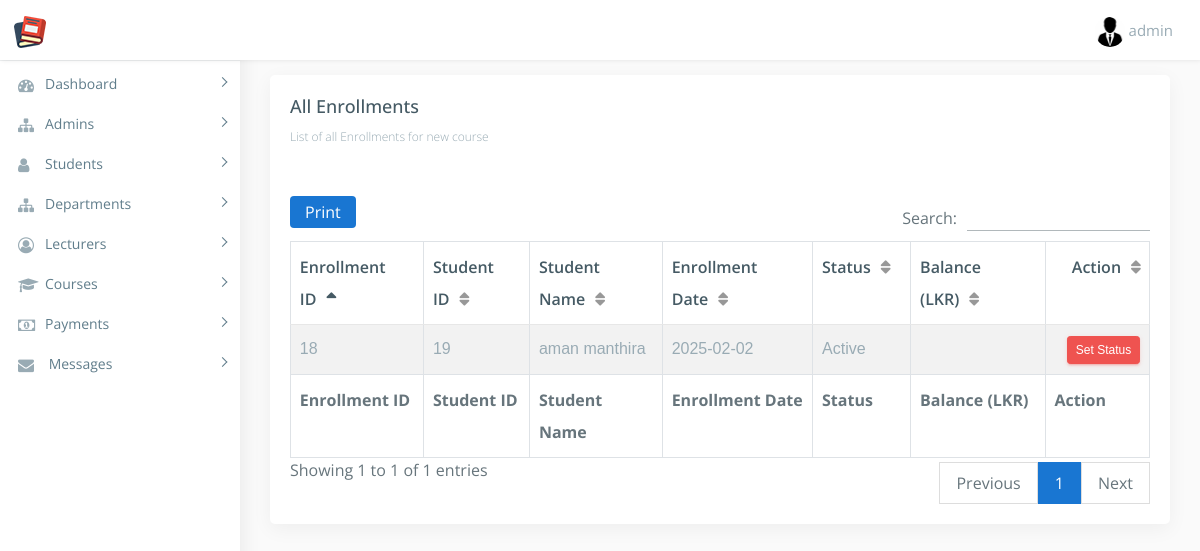
/admin/enrollments.php?course_id=15 (signed in), run on the app's committed database.
### tables this page shows
CREATE TABLE IF NOT EXISTS `course_enrollments` (
  `enrollment_id` int(11) NOT NULL AUTO_INCREMENT,
  `student_id` int(11) DEFAULT NULL,
  `course_id` int(11) DEFAULT NULL,
  `enrollment_date` date DEFAULT NULL,
  `is_active` tinyint(1) DEFAULT '1',
  PRIMARY KEY (`enrollment_id`),
  KEY `fk_course_enrollments_course` (`course_id`),
  KEY `student_id` (`student_id`) USING BTREE
);

CREATE TABLE IF NOT EXISTS `courses` (
  `course_id` int(11) NOT NULL AUTO_INCREMENT,
  `course_name` varchar(255) NOT NULL,
  `course_description` text,
  `department_id` int(11) DEFAULT NULL,
  `start_date` date DEFAULT NULL,
  `end_date` date DEFAULT NULL,
  `is_active` tinyint(1) DEFAULT '1',
  `course_image` varchar(255) DEFAULT NULL,
  `course_image_square` varchar(255) DEFAULT NULL,
  `created_at` timestamp NULL DEFAULT CURRENT_TIMESTAMP,
  `updated_at` timestamp NULL DEFAULT CURRENT_TIMESTAMP ON UPDATE CURRENT_TIMESTAMP,
  `course_fee` decimal(10,2) DEFAULT NULL,
  PRIMARY KEY (`course_id`),
  KEY `fk_courses_department` (`department_id`)
);

CREATE TABLE IF NOT EXISTS `students` (
  `id` int(11) NOT NULL AUTO_INCREMENT,
  `username` varchar(255) NOT NULL,
  `email` varchar(255) NOT NULL,
  `password` varchar(255) NOT NULL,
  `full_name` varchar(255) NOT NULL,
  `created_at` timestamp NULL DEFAULT CURRENT_TIMESTAMP,
  `update_date` timestamp NULL DEFAULT CURRENT_TIMESTAMP ON UPDATE CURRENT_TIMESTAMP,
  `is_active` tinyint(1) DEFAULT '0',
  `address` varchar(255) DEFAULT NULL,
  `gender` varchar(10) DEFAULT NULL,
  `mobile_number` varchar(10) DEFAULT NULL,
  PRIMARY KEY (`id`)
);

### admin/enrollments.php (the view, shortened to what this page needs)
<!DOCTYPE html>
<html lang="en">
<?php
include("../connection/connect.php");
if (!isset($_SESSION['apex_admin_id'])) {
    header("Location: index.php");
    exit();
} else {
    $admin_id = $_SESSION['apex_admin_id'];
    $query = "SELECT apex_admin_name FROM admin WHERE apex_admin_id = '$admin_id'";
    $result = mysqli_query($db, $query);
    if ($result && mysqli_num_rows($result) > 0) {
        $row = mysqli_fetch_assoc($result);
        $admin_name = $row['apex_admin_name'];
    } else {
        session_destroy();
        header("Location: index.php");
        exit();
    }
}
$enrollments = [];
if(isset($_GET['course_id']) && !empty($_GET['course_id'])) {
    $courseID = $_GET['course_id'];
    $enrollmentQuery = "SELECT ce.*, s.full_name AS student_name, c.course_name FROM course_enrollments ce
                        JOIN students s ON ce.student_id = s.id
                        JOIN courses c ON ce.course_id = c.course_id
                        WHERE ce.course_id = '$courseID'";
    $enrollmentResult = mysqli_query($db, $enrollmentQuery);
    if ($enrollmentResult) {
        while ($enrollmentRow = mysqli_fetch_assoc($enrollmentResult)) {
            $enrollments[] = $enrollmentRow;
        }
    } else {
        echo "Error: " . mysqli_error($db);
    }
} else {
    header("Location: all_courses.php");
    exit();
}
?>
<head>
    <link href="css/lib/bootstrap/bootstrap.min.css" rel="stylesheet">
    <link href="css/helper.css" rel="stylesheet">
    <link href="css/style.css" rel="stylesheet">
</head>
<body class="fix-header fix-sidebar">
    <div id="main-wrapper">
         <?php
        require('header.php');
        ?>
        <?php
        require('left_sidebar.php');
        ?>
    <div class="page-wrapper">
        <div class="container-fluid">
            <div class="row">
                <div class="col-12">
                    <div class="card">
                        <div class="card-body">
                            <h4 class="card-title">All Enrollments</h4>
                            <h6 class="card-subtitle">List of all Enrollments for <?php echo isset($enrollments[0]['course_name']) ? $enrollments[0]['course_name'] : 'Unknown Course'; ?></h6>
                            <div class="table-responsive m-t-40">
                            <table id="example23" class="display nowrap table table-hover table-striped table-bordered" cellspacing="0" width="100%">
                                        <thead>
                                            <tr>
                                                <th>Enrollment ID</th>
                                                <th>Student ID</th>
                                                <th>Student Name</th>
                                                <th>Enrollment Date</th>
                                                <th>Status</th>
                                                <th>Balance (LKR)</th>
                                                <th>Action</th>
                                            </tr>
                                        </thead>
                                        <tbody>
                                        <?php
                                        foreach ($enrollments as $enrollmentRow) {
                                            $isActive = ($enrollmentRow['is_active'] == 1) ? 'Active' : 'Inactive';
                                            echo '<tr>
                                                    <td>' . $enrollmentRow['enrollment_id'] . '</td>
                                                    <td>' . $enrollmentRow['student_id'] . '</td>
                                                    <td>' . $enrollmentRow['student_name'] . '</td>
                                                    <td>' . $enrollmentRow['enrollment_date'] . '</td>
                                                    <td>' . $isActive . '</td>
                                                    <td>' . $enrollmentRow['balance'] . '</td>
                                                    <td>
                                                    <button class="btn btn-danger btn-sm delete-btn" onclick="updateStatus('. $enrollmentRow['enrollment_id'] .')">Set Status</button>
                                                    </td>
                                                    </tr>';
                                        }
                                        ?>
                                        </tbody>
                                        <tfoot>
                                            <tr>
                                                <th>Enrollment ID</th>
                                                <th>Student ID</th>
                                                <th>Student Name</th>
                                                <th>Enrollment Date</th>
                                                <th>Status</th>
                                                <th>Balance (LKR)</th>
                                                <th>Action</th>
                                            </tr>
                                        </tfoot>
                                    </table>
                            </div>
                        </div>
                    </div>
                </div>
            </div>
        </div>
    </div>
    </div>
</body>
</html>

### admin/header.php (shortened to what this page needs)
<div class="header">
    <nav class="navbar top-navbar navbar-expand-md navbar-light">
        <div class="navbar-header">
            <a class="navbar-brand" href="dashboard.php">
                <b><img src="images/favicon.png" alt="homepage" class="dark-logo" /></b>
            </a>
        </div>
        <div class="navbar-collapse">
            <ul class="navbar-nav mr-auto mt-md-0">
                <li class="nav-item m-l-10"> <a class="nav-link sidebartoggler hidden-sm-down text-muted  " href="javascript:void(0)"><i class="ti-menu"></i></a> </li>
            </ul>
            <ul class="navbar-nav my-lg-0">
                <li class="nav-item dropdown">
                    <a class="nav-link dropdown-toggle text-muted  " href="#" data-toggle="dropdown" aria-haspopup="true" aria-expanded="false"><img src="images/users/5.jpg" alt="user" class="profile-pic" />
                    <?php echo $admin_name; ?>
                   </a>
                </li>
            </ul>
        </div>
    </nav>
</div>

### admin/css/helper.css (style rules this page uses)
.m-t-40 { margin-top: 40px!important; }
.m-l-10 { margin-left: 10px!important; }

### data on the page
course_enrollments: course.course_name "new course", enrollment_id "18", student "19", student.full_name "aman manthira", enrollment_date "2025-02-02", is_active "Active"

### other printed values
$admin_name "admin"
